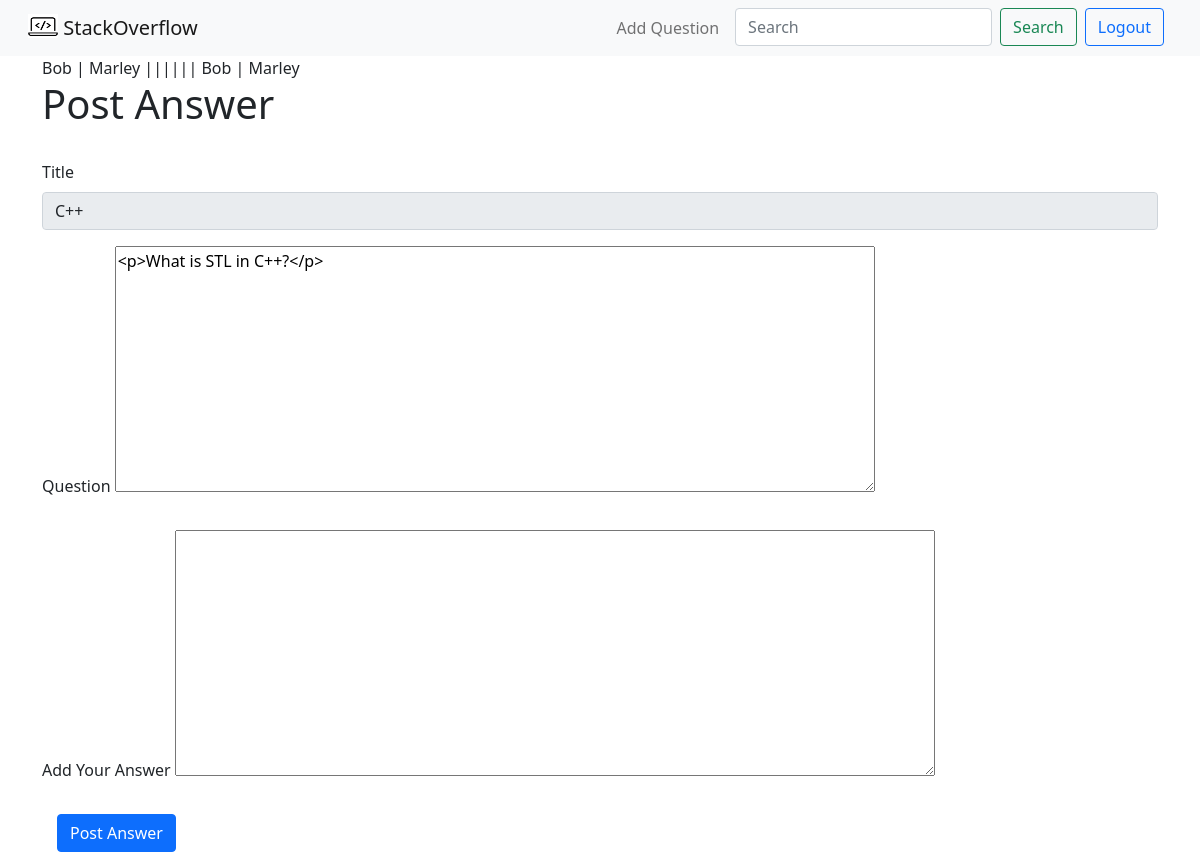
Page /add_answer/11 (signed in) on the committed database.
### members/models.py (models this page shows, shortened)
class Question(models.Model):
    title = models.CharField(max_length=255)
    question = RichTextField(blank=True, null=True)
    category = models.CharField(max_length=255, default = 'uncategorised')
    answered = models.BooleanField(default=False)
    created = models.DateTimeField(auto_now_add=True)
    author = models.ForeignKey(User, on_delete=models.CASCADE)
    votesscore = models.IntegerField(default='0')
    amountofvotes = models.IntegerField(default='0')

### members/views.py (the view, shortened to what this page needs)
# urls.py: path('add_answer/<int:pk>', views.AddAnswerView, name='add_answer'),
def AddAnswerView(request, pk):
    ques_kundli = Question.objects.filter(id = pk)
    user = request.user
    return render(request, 'add_answer.html', {'ques_kundli': ques_kundli[0]})

### members/templates/add_answer.html (shortened to what this page needs)
{% extends 'base.html' %}
{% block content %}
    {% if user.is_authenticated %}
        {{ ques_kundli.author.first_name}} | {{ ques_kundli.author.last_name }} |||||| {{ user.first_name }} | {{ user.last_name }}
        <h1>Post Answer</h1>
        <br/>
        <div>
            <form class="form-group" method="POST">
                <div class="mb-3">
                    <label for="exampleFormControlInput1" class="form-label">Title</label>
                    <input type="text" class="form-control" id="exampleFormControlInput1" placeholder="Give the Title"
                        name="title" value = "{{ ques_kundli.title}}" readonly>
                </div>
                <label for="exampleFormControlInput1" class="form-label">Question</label>
                <textarea cols="80" id="editor1" name="question" rows="10" data-sample-short readonly>{{ ques_kundli.question }}</textarea>
                <br/><br/>
                <label for="exampleFormControlInput1" class="form-label">Add Your Answer</label>
                <textarea cols="80" id="editor1"class="ckeditor" name="answer" rows="10" data-sample-short></textarea>
                <br/><br/>
                <div class="col-12">
                    <button type="submit" class="btn btn-primary">Post Answer</button>
                </div>
            </form>
        </div>
    {% else %}
        <div class="alert alert-danger" role="alert">
            You are not logged in. Please <a href="{% url 'login' %}" class="alert-link">login</a> here.
        </div>
    {% endif %}
{% endblock %}

### rows in the picture
Question: author.first_name "Bob", author.last_name "Marley", title "C++", question "<p>What is STL in C++?</p>"

### other values in the picture
{{ user.first_name }} "Bob"
{{ user.last_name }} "Marley"
